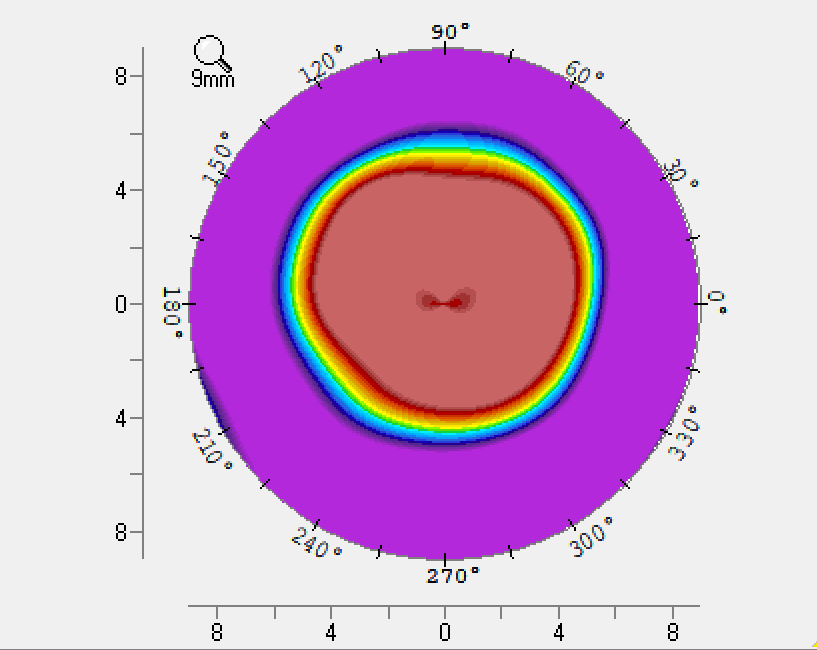
#> input picture tests/002.png, 817 x 650 px
$ python green-6lines.v2.0.py
#> lines starting #> are read from the running program, lines starting #| are printed output that depends on the picture; after the words box and inside, x2 and y2 are one past the last pixel; in counts of white or black regions, pixels touching at a corner belong together
"""
模拟人工法！！！
较1.0 减少了 def scan_radial_distance部分return的r来弥补停止时的蓝色像素比绿色外扩，也就是：
            if green_started and is_blue:
                return r - 1
"""

import cv2
import numpy as np


class GreenDiameterMeasurer:
    def __init__(self, image_path):
#> called with image_path = '../../../tests/002.png'
        self.image = cv2.imread(image_path)
#> self.image is the input picture: shape (650, 817, 3); mean B, G, R 209.3, 171.4, 211
        if self.image is None:
            raise ValueError(f"no image: {image_path}")

        self.image_rgb = cv2.cvtColor(self.image, cv2.COLOR_BGR2RGB)
        self.hsv = cv2.cvtColor(self.image, cv2.COLOR_BGR2HSV)
#> self.hsv: shape (650, 817, 3); mean H, S, V 36.6, 75.7, 226.7

        self.green_colors = [
            np.array([68, 231, 210]),
            np.array([48, 255, 230])
        ]

        self.blue_colors = [
            np.array([92, 255, 252]),
            np.array([95, 255, 252]),
            np.array([98, 255, 252]),
            np.array([101, 245, 252])
        ]

    def is_green_pixel(self, pixel_hsv):
        for green_color in self.green_colors:
            if np.array_equal(pixel_hsv, green_color):
                return True
        return False

    def is_blue_pixel(self, pixel_hsv):
        for blue_color in self.blue_colors:
            if np.array_equal(pixel_hsv, blue_color):
                return True
        return False

    def create_color_mask(self):
        saturation = self.hsv[:, :, 1]
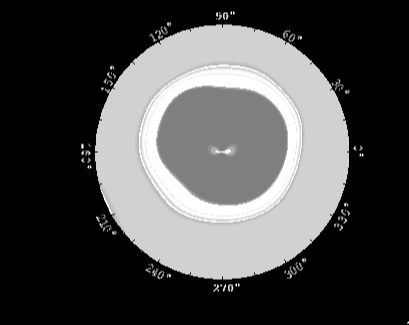
#> saturation: shape (650, 817) (shown at 1/2 size); min 0, max 255, mean 75.7
        color_mask = (saturation > 30).astype(np.uint8) * 255
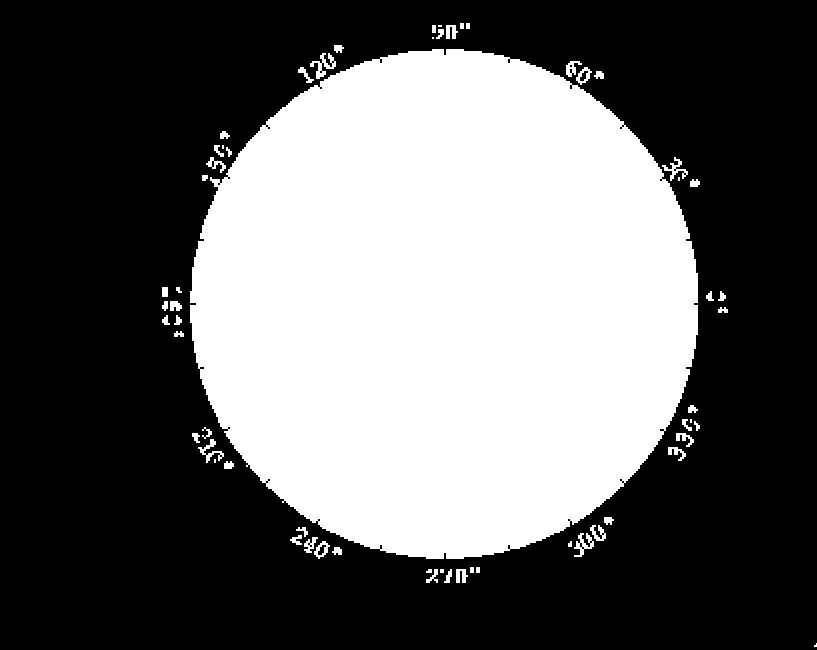
#> color_mask: shape (650, 817); 39% white; 61 white regions (8 under 20 px), largest, box (x1, y1, x2, y2) and area: (190, 49, 698, 559) 203364, (310, 53, 336, 79) 256, (574, 533, 594, 557) 208
        kernel = np.ones((5, 5), np.uint8)
        color_mask = cv2.morphologyEx(color_mask, cv2.MORPH_CLOSE, kernel)
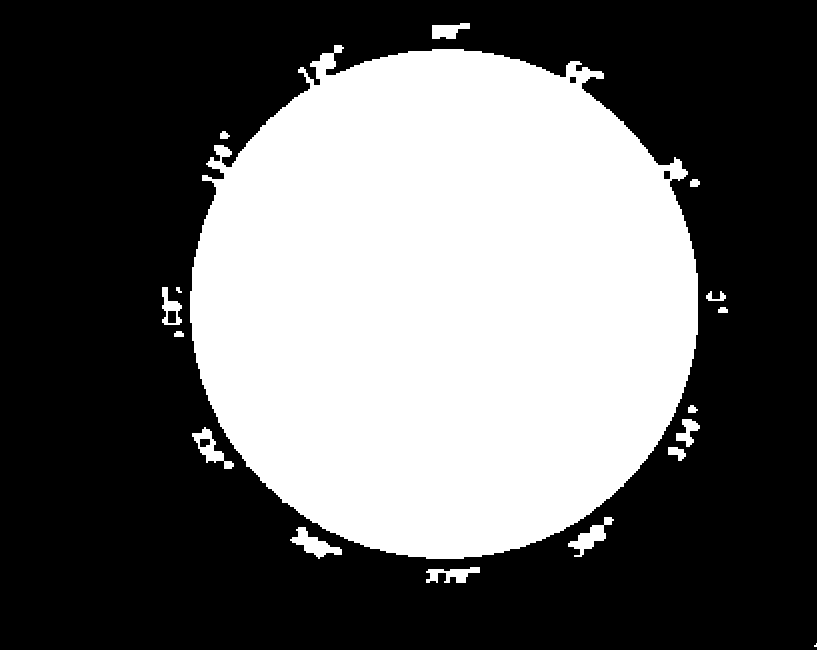
#> color_mask: shape (650, 817); 39.4% white; 17 white regions (1 under 20 px), largest, box (x1, y1, x2, y2) and area: (190, 45, 698, 559) 205468, (290, 527, 342, 559) 668, (568, 517, 614, 557) 620
        return color_mask

    def detect_outer_circle(self):
        color_mask = self.create_color_mask()
        edges = cv2.Canny(color_mask, 50, 150)
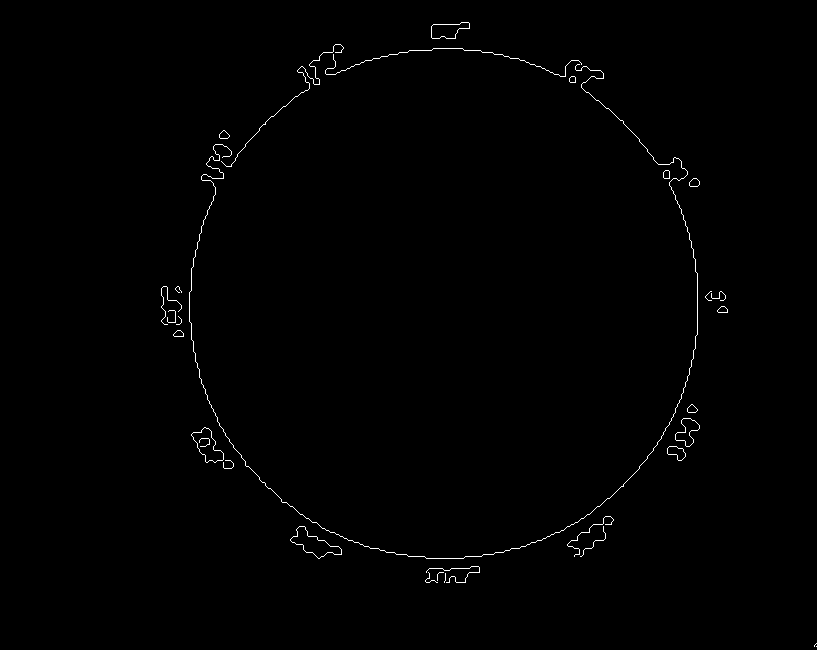
#> edges: shape (650, 817); 0.57% white in thin lines or dots, all inside (x1, y1, x2, y2) = (161, 22, 817, 647)
        kernel = np.ones((5, 5), np.uint8)
        edges = cv2.morphologyEx(edges, cv2.MORPH_CLOSE, kernel)
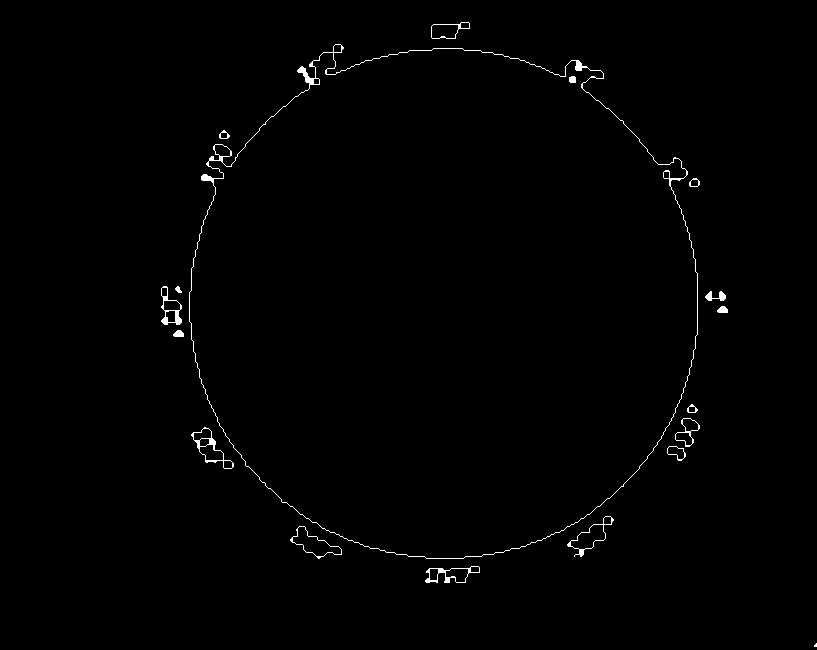
#> edges: shape (650, 817); 0.74% white in thin lines or dots, all inside (x1, y1, x2, y2) = (161, 22, 817, 647)

        circles = cv2.HoughCircles(
            edges, cv2.HOUGH_GRADIENT, dp=1,
            minDist=100, param1=50, param2=30,
            minRadius=50, maxRadius=1000
        )
#> circles = [[446.5, 301.5, 256.6], [342.5, 297.5, 154.8], [547.5, 320.5, 150.4], [475.5, 410.5, 144.7], [462.5, 193.5, 144.7], [331.5, 442.5, 110.6]]

        if circles is not None:
            circles = np.uint16(np.around(circles))
#> circles = [[446, 302, 257], [342, 298, 155], [548, 320, 150], [476, 410, 145], [462, 194, 145], [332, 442, 111]]
            largest_circle = max(circles[0], key=lambda c: c[2])
#> largest_circle = [446, 302, 257]
            x, y, r = largest_circle
#> x = 446; y = 302; r = 257
            return x, y, r
        else:
            raise ValueError("no big circle")

    def scan_radial_distance(self, center_x, center_y, angle_deg, max_radius):
        height, width = self.hsv.shape[:2]
        angle_rad = np.deg2rad(angle_deg)

        green_started = False

        for r in range(0, int(max_radius * 0.8)):
            x = int(center_x + r * np.cos(angle_rad))
            y = int(center_y + r * np.sin(angle_rad))

            if not (0 <= x < width and 0 <= y < height):
                continue

            pixel_hsv = self.hsv[y, x]
            is_green = self.is_green_pixel(pixel_hsv)
            is_blue = self.is_blue_pixel(pixel_hsv)

            if is_green:
                green_started = True

            if green_started and is_blue:
                return r - 1

        return -1

    def measure_diameters(self, show_image=True):

        # 检测圆心和半径
        center_x, center_y, outer_radius = self.detect_outer_circle()
#> center_x = 446; center_y = 302; outer_radius = 257
        print(f"center: ({center_x}, {center_y}), r: {outer_radius}px")
#| center: (446, 302), r: 257px

        angles = [0, 30, 60, 90, 120, 150, 180, 210, 240, 270, 300, 330]

        radial_distances = {}
        for angle in angles:
            distance = self.scan_radial_distance(center_x, center_y, angle, outer_radius)
            radial_distances[angle] = distance
            print(f"angle {angle:3d}°: dist = {distance:4d} px")
#> this loop made 12 passes
#> distance on passes 1 to 8: 145, 140, 135, 130, 135, 137, 154, 161
#> (printed output is left out)
#> after the loop, radial_distances = 12 items

        diameter_pairs = [
            (0, 180),
            (30, 210),
            (60, 240),
            (90, 270),
            (120, 300),
            (150, 330)
        ]

        diameters = []
        valid_pairs = []

        for i, (angle1, angle2) in enumerate(diameter_pairs, 1):
            dist1 = radial_distances[angle1]
            dist2 = radial_distances[angle2]

            if dist1 > 0 and dist2 > 0:
                diameter = dist1 + dist2
                diameters.append(diameter)
                valid_pairs.append((angle1, angle2))
                print(f"直径 {i} ({angle1:3d}° - {angle2:3d}°): {diameter:4d} 像素")
            else:
                print(f"直径 {i} ({angle1:3d}° - {angle2:3d}°): error")
#> this loop made 6 passes
#> (dist1, dist2, diameter) on passes 1 to 6: (145, 154, 299), (140, 161, 301), (135, 160, 295), (130, 155, 285), (135, 159, 294), (137, 157, 294)
#> (printed output is left out)
#> after the loop, diameters = [299, 301, 295, 285, 294, 294]; valid_pairs = [(0, 180), (30, 210), (60, 240), (90, 270), (120, 300), (150, 330)]

        if len(diameters) == 0:
            raise ValueError("no legal d found")

        average_diameter = np.mean(diameters)
#> average_diameter = 294.7
        print(f"d avg: {average_diameter:.2f} px")
#| d avg: 294.67 px
        print(f"success: {len(diameters)}/6 lines")
#| success: 6/6 lines

        # debug图形
        result_image = None
        if show_image:
            result_image = self.image.copy()

            for angle1, angle2 in valid_pairs:
                dist1 = radial_distances[angle1]
                dist2 = radial_distances[angle2]

                # 计算端点
                angle1_rad = np.deg2rad(angle1)
                angle2_rad = np.deg2rad(angle2)

                x1 = int(center_x + dist1 * np.cos(angle1_rad))
                y1 = int(center_y + dist1 * np.sin(angle1_rad))

                x2 = int(center_x + dist2 * np.cos(angle2_rad))
                y2 = int(center_y + dist2 * np.sin(angle2_rad))

                cv2.line(result_image, (x1, y1), (x2, y2), (0, 0, 0), 2)
#> this loop made 6 passes
#> (angle1, angle2, dist1, dist2, angle1_rad, angle2_rad, x1, y1) on passes 1 to 6: (0, 180, 145, 154, 0, 3.14, 591, 302), (30, 210, 140, 161, 0.524, 3.67, 567, 372), (60, 240, 135, 160, 1.05, 4.19, 513, 418), (90, 270, 130, 155, 1.57, 4.71, 446, 432), (120, 300, 135, 159, 2.09, 5.24, 378, 418), (150, 330, 137, 157, 2.62, 5.76, 327, 370)
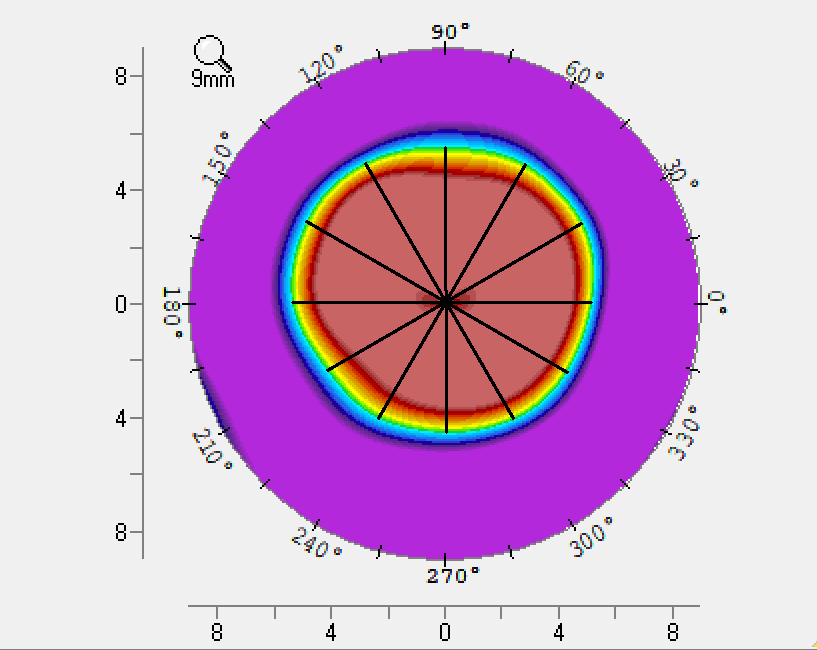
#> result_image: shape (650, 817, 3); 1.06% of pixels changed, all inside (x1, y1, x2, y2) = (291, 146, 593, 434)

            # 绘制圆心
            cv2.circle(result_image, (center_x, center_y), 5, (255, 0, 0), -1)
#> result_image: shape (650, 817, 3); 0.02% of pixels changed, all inside (x1, y1, x2, y2) = (441, 297, 452, 308)

            # 显示图像
            #print(f"图像形状: {result_image.shape}, 数据类型: {result_image.dtype}")
            #cv2.imshow("result", result_image)
            cv2.imwrite("result v2.0.png", result_image)
            cv2.waitKey(0)
            cv2.destroyAllWindows()

        return diameters, average_diameter, result_image


if __name__ == "__main__":
    image_path = "../../../tests/002.png"

    try:
        measurer = GreenDiameterMeasurer(image_path)
        diameters, avg_diameter, result_img = measurer.measure_diameters(show_image=True)
#> diameters = [299, 301, 295, 285, 294, 294]; avg_diameter = 294.7

        print(f"\nresult:")
        print(f"6条直径: {diameters}")
#| 6条直径: [299, 301, 295, 285, 294, 294]
        print(f"平均直径: {avg_diameter:.2f} 像素")
#| 平均直径: 294.67 像素

    except Exception as e:
        print(f"error: {e}")
        import traceback
        traceback.print_exc()

$ run again, with tests/001.png copied over tests/002.png
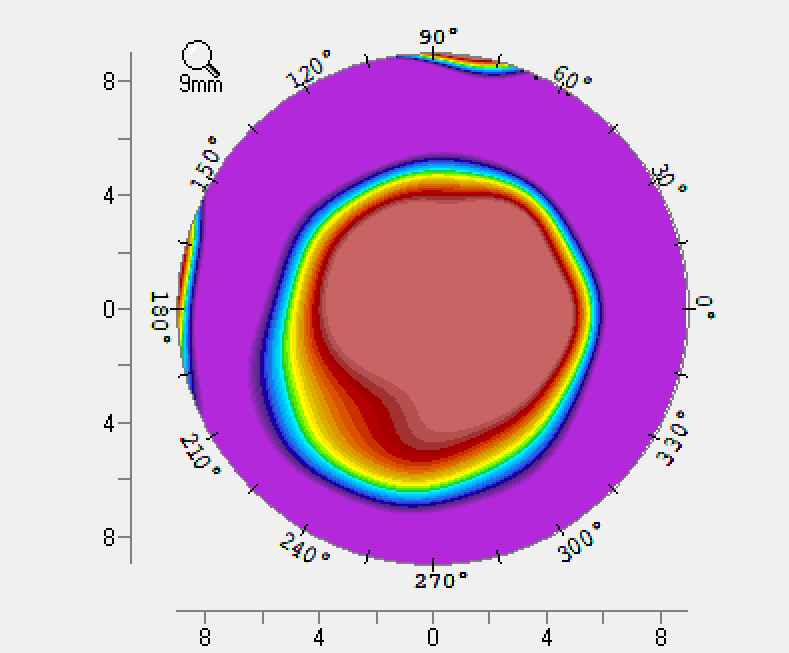
#> input picture tests/001.png, 789 x 653 px
#> in __init__, self.image is the input picture: shape (653, 789, 3); mean B, G, R 203.4, 171.3, 208.9
#> self.hsv: shape (653, 789, 3); mean H, S, V 34.9, 79.7, 225.9
#> in create_color_mask, `color_mask = (saturation > 30).astype(np.uint8) * 255`:
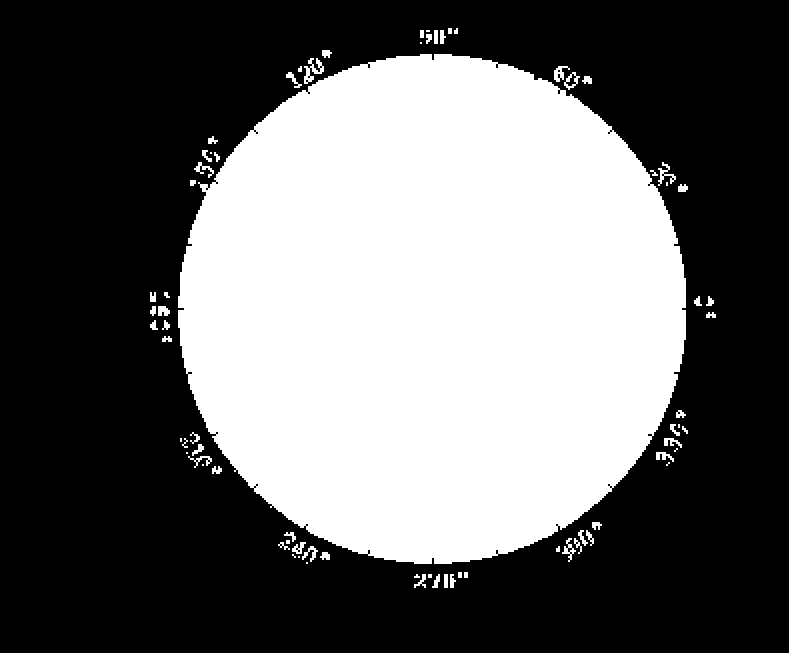
#> color_mask: shape (653, 789); 40.2% white; 75 white regions (16 under 20 px), largest, box (x1, y1, x2, y2) and area: (178, 54, 686, 564) 203332, (304, 58, 324, 84) 224, (658, 162, 676, 186) 144
#> in detect_outer_circle, `circles = cv2.HoughCircles( edges, cv2.HOUGH_GRADIENT, dp=1, minDist=1..`: circles = [[434.5, 306.5, 256.6], [326.5, 298.5, 357.5], [463.5, 415.5, 144.7], [435.5, 183.5, 131.9], [323.5, 181.5, 123.6], [570.5, 298.5, 115.9], [321.5, 439.5, 118.8]]
#> in detect_outer_circle, `circles = np.uint16(np.around(circles))`: circles = [[434, 306, 257], [326, 298, 358], [464, 416, 145], [436, 184, 132], [324, 182, 124], [570, 298, 116], [322, 440, 119]]
#> largest_circle = [326, 298, 358]
#> x = 326; y = 298; r = 358
#> center_x = 326; center_y = 298; outer_radius = 358
#| center: (326, 298), r: 358px
#> the loop in measure_diameters, `for angle in angles:` made 12 passes
#> distance on passes 1 to 8: 265, 255, 221, 163, 84, 48, 36, 36
#> (printed output is left out)
#> after the loop in measure_diameters, `for angle in angles:`: radial_distances = 12 items
#> the loop in measure_diameters, `for i, (angle1, angle2) in enumerate(diameter_pairs, 1):` made 6 passes
#> (dist1, dist2, diameter) on passes 1 to 6: (265, 36, 301), (255, 36, 291), (221, 48, 269), (163, 80, 243), (84, 138, 222), (48, 223, 271)
#> (printed output is left out)
#> after the loop in measure_diameters, `for i, (angle1, angle2) in enumerate(diameter_pairs, 1):`: diameters = [301, 291, 269, 243, 222, 271]; valid_pairs = [(0, 180), (30, 210), (60, 240), (90, 270), (120, 300), (150, 330)]
#> average_diameter = 266.2
#| d avg: 266.17 px
#| success: 6/6 lines
#> the loop in measure_diameters, `for angle1, angle2 in valid_pairs:` made 6 passes
#> (angle1, angle2, dist1, dist2, angle1_rad, angle2_rad, x1, y1) on passes 1 to 6: (0, 180, 265, 36, 0, 3.14, 591, 298), (30, 210, 255, 36, 0.524, 3.67, 546, 425), (60, 240, 221, 48, 1.05, 4.19, 436, 489), (90, 270, 163, 80, 1.57, 4.71, 326, 461), (120, 300, 84, 138, 2.09, 5.24, 284, 370), (150, 330, 48, 223, 2.62, 5.76, 284, 322)
#> after the loop in measure_diameters, `for angle1, angle2 in valid_pairs:`:
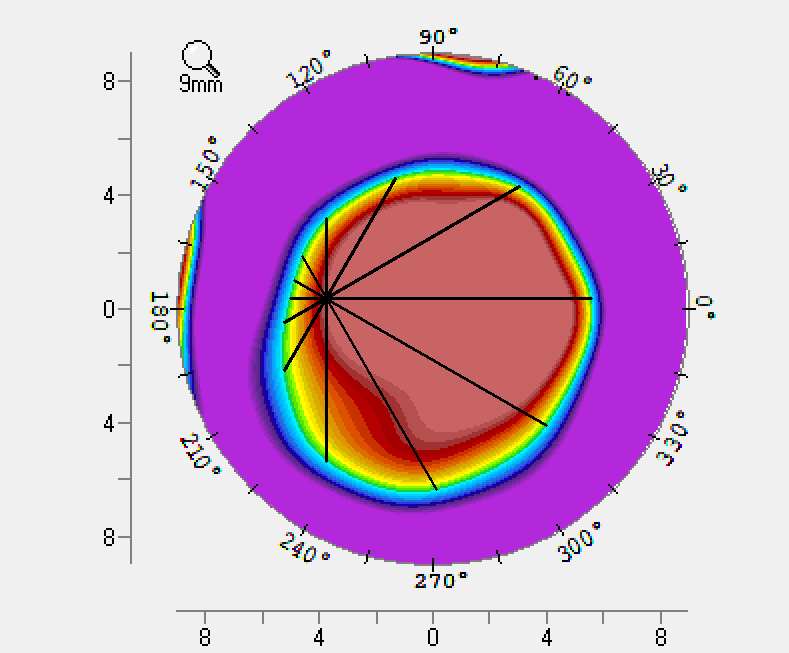
#> result_image: shape (653, 789, 3); 0.9% of pixels changed, all inside (x1, y1, x2, y2) = (283, 177, 593, 491)
#> `diameters, avg_diameter, result_img = measurer.measure_diameters(show_..`: diameters = [301, 291, 269, 243, 222, 271]; avg_diameter = 266.2
#| 6条直径: [301, 291, 269, 243, 222, 271]
#| 平均直径: 266.17 像素
